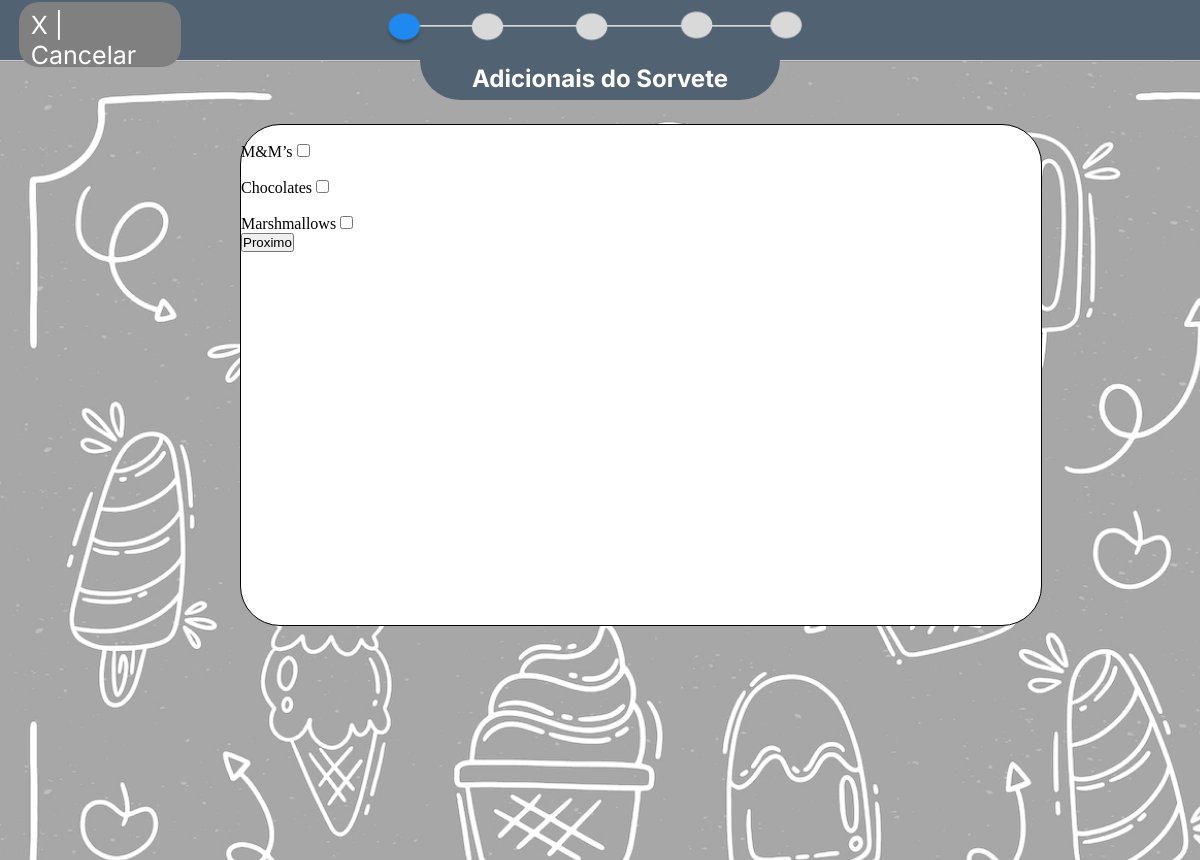
Page /pedir/adicionaisSorvete.php (signed in) on the committed database.
### tables this page shows
CREATE TABLE `adicionais` (
  `id` int(11) NOT NULL,
  `nome` varchar(666) NOT NULL,
  `preco` decimal(10,2) NOT NULL
);

### classes/isfrio.php (called while the page is built, shortened)
<?php
class isfrio{
    public function procurarAdiconais(){
        global $pdo;
        $sql= $pdo->prepare("SELECT * FROM adicionais");
        $sql-> execute();
        if($sql->rowCount()>0):
            $dados = $sql->fetchAll();
            return $dados;
        else:
            return [];
        endif;
    }
}
?>

### pedir/adicionaisSorvete.php (the view, shortened to what this page needs)
<?php
    require_once '../classes/isfrio.php';
    $u = new isfrio();
?>
<!DOCTYPE html>
<html lang="pt-br">
<head>
    <link rel="stylesheet" href="../styles/pedir1.css">
</head>
<body>
    <div id="navegador">
        <a href="../home.php" id="cancelar"><p>X | Cancelar</p></a>
        <img src="../imagens/navegador1.png" id="imgNavegador" alt="" width="450px" height="50px">
    </div>
    <div id="background">
        <div id="etapa">
            <h2>Adicionais do Sorvete</h2>
        </div>
        <div id="campo">
        <form method="post">
            <?php
                $u->conectar("isfrio", "localhost", "root", "");
                $adicionais = $u->procurarAdiconais();
                for($i=0; $i<count($adicionais); $i++){
                    $nome = $adicionais[$i]["nome"];
                    $id = $adicionais[$i]["id"];
                    echo "
                    <br>
                        $nome
                        <input type='checkbox' name='adicionais[]' value='$id'>
                    <br>
                    ";
                }
            ?>
                <input type="submit" value="Proximo" name="proximo">
            </form>
        </div>
    </div>
</body>
</html>

### styles/pedir1.css (style rules this page uses)
* { padding: 0px; margin: 0px; }
#navegador { display: grid; grid-template-columns: 1fr 1fr 1fr; background-color: rgb(81,99,114); height: 60px; }
#imgNavegador { grid-column-start: 2; grid-column-end: 3; }
#cancelar { grid-column-start: 1; grid-column-end: 1; margin-top: 2px; margin-left: 5%; text-decoration: none; color: white; font-size: 25px; font-family: 'Inter', sans-serif; background-color: gray; height: 63%; width: 38%; padding: 8px; border-radius: 20px; padding-left: 12px; }
#etapa { background-color: rgb(81,99,114); margin-left: 35%; margin-right: 35%; height: 40px; border-top: none; border-bottom-right-radius: 50px; border-bottom-left-radius: 50px; color: white; }
#background { background-image: url('../imagens/backgroundMontar.png'); height: 100vh; background-repeat: no-repeat; }
h2 { padding-top: 1%; text-align: center; font-family: 'Inter', sans-serif; }
#campo { background-color: white; margin-top: 2%; margin-left: 20%; height: 500px; width: 800px; border: 1px solid black; border-radius: 40px; }

### rows in the picture
adicionais: nome "M&M’s"
adicionais: nome "Chocolates"
adicionais: nome "Marshmallows"
